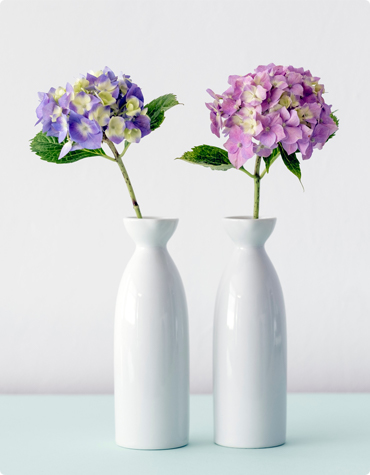
#> input picture phase 1/Assignment 1/p6.jpg, 370 x 475 px, found by its file name
$ python practice.py
#> lines starting #> are read from the running program, lines starting #| are printed output that depends on the picture
# """
# steps which i have to do in this

# first load the image
# convert it into the gray scale
# show that image
# as well save it too
# """

# # Step 1 : Load the image

# from cv2 import COLOR_RGB2GRAY
# import cv2

# image = cv2.imread(r"Assignment 1\p6.jpg")

# if image is not None:
#     # Step 2 : convert it into the gray scale
#     gray_image = cv2.cvtColor(image,cv2.COLOR_BGR2GRAY)
#     cv2.imshow("Showing the image",gray_image)
#     cv2.waitKey(0)
#     cv2.destroyAllWindows()

#     #Step 3 : Save this Gray Image

#     saved_one = cv2.imwrite("output_saved_image.jpg",gray_image)
# else:
#     print("Error : There is a problem to load the image")

import cv2
import sys

image_path = r"D:\computer vision -Open Cv\Assignment 1\p6.jpg"

# Step 1: Load image
image = cv2.imread(image_path)
#> image is the input picture: shape (475, 370, 3); mean B, G, R 217.3, 215, 214.1

if image is None:
    print("Error: Image could not be loaded")
    sys.exit()

print("Image Loaded Successfully")

# Step 2: Convert to grayscale
gray = cv2.cvtColor(image, cv2.COLOR_BGR2GRAY)
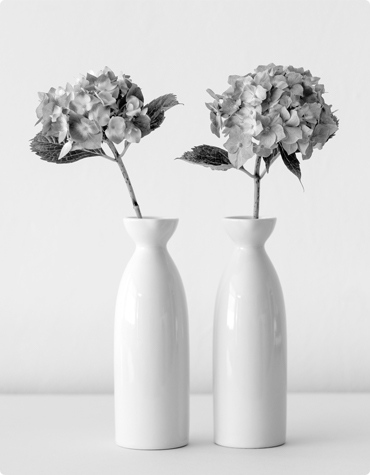
#> gray: shape (475, 370); min 0, max 255, mean 215


# Step 3: Save image (FIXED PATH)
output_path = r"D:\computer vision -Open Cv\Assignment 1\saving_image.jpg"

saved = cv2.imwrite(output_path, gray)

if saved:
    print(f"Image saved successfully at: {output_path}")
else:
    print("Error: Failed to save the image")

# Step 4: Show image

print("Before imshow")
cv2.imshow("Grayscale Image", gray)
print("After imshow")

cv2.waitKey(0)
cv2.destroyAllWindows()

print("Image shown")
